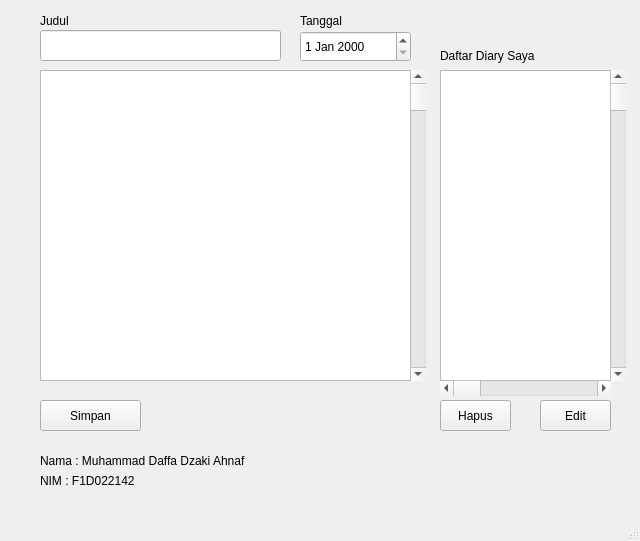
<?xml version="1.0" encoding="UTF-8"?>
<ui version="4.0">
 <class>MainWindow</class>
 <widget class="QMainWindow" name="MainWindow">
  <property name="geometry">
   <rect>
    <x>0</x>
    <y>0</y>
    <width>640</width>
    <height>541</height>
   </rect>
  </property>
  <property name="windowTitle">
   <string>MainWindow</string>
  </property>
  <widget class="QWidget" name="centralwidget">
   <widget class="QTextEdit" name="Diary">
    <property name="geometry">
     <rect>
      <x>40</x>
      <y>70</y>
      <width>371</width>
      <height>311</height>
     </rect>
    </property>
   </widget>
   <widget class="QLineEdit" name="judul">
    <property name="geometry">
     <rect>
      <x>40</x>
      <y>30</y>
      <width>241</width>
      <height>31</height>
     </rect>
    </property>
   </widget>
   <widget class="QDateEdit" name="tanggalCatatan">
    <property name="geometry">
     <rect>
      <x>300</x>
      <y>31</y>
      <width>111</width>
      <height>31</height>
     </rect>
    </property>
   </widget>
   <widget class="QLabel" name="label">
    <property name="geometry">
     <rect>
      <x>40</x>
      <y>10</y>
      <width>111</width>
      <height>21</height>
     </rect>
    </property>
    <property name="text">
     <string>Judul</string>
    </property>
   </widget>
   <widget class="QLabel" name="label_2">
    <property name="geometry">
     <rect>
      <x>300</x>
      <y>10</y>
      <width>111</width>
      <height>21</height>
     </rect>
    </property>
    <property name="text">
     <string>Tanggal</string>
    </property>
   </widget>
   <widget class="QPushButton" name="simpan">
    <property name="geometry">
     <rect>
      <x>40</x>
      <y>400</y>
      <width>101</width>
      <height>31</height>
     </rect>
    </property>
    <property name="text">
     <string>Simpan</string>
    </property>
   </widget>
   <widget class="QPushButton" name="hapus">
    <property name="geometry">
     <rect>
      <x>440</x>
      <y>400</y>
      <width>71</width>
      <height>31</height>
     </rect>
    </property>
    <property name="text">
     <string>Hapus</string>
    </property>
   </widget>
   <widget class="QScrollBar" name="scroll1">
    <property name="geometry">
     <rect>
      <x>410</x>
      <y>70</y>
      <width>16</width>
      <height>311</height>
     </rect>
    </property>
    <property name="orientation">
     <enum>Qt::Vertical</enum>
    </property>
   </widget>
   <widget class="QListWidget" name="daftarDiary">
    <property name="geometry">
     <rect>
      <x>440</x>
      <y>70</y>
      <width>171</width>
      <height>311</height>
     </rect>
    </property>
   </widget>
   <widget class="QScrollBar" name="scroll2">
    <property name="geometry">
     <rect>
      <x>610</x>
      <y>70</y>
      <width>16</width>
      <height>311</height>
     </rect>
    </property>
    <property name="orientation">
     <enum>Qt::Vertical</enum>
    </property>
   </widget>
   <widget class="QLabel" name="label_4">
    <property name="geometry">
     <rect>
      <x>440</x>
      <y>40</y>
      <width>111</width>
      <height>31</height>
     </rect>
    </property>
    <property name="text">
     <string>Daftar Diary Saya</string>
    </property>
   </widget>
   <widget class="QScrollBar" name="scroll3">
    <property name="geometry">
     <rect>
      <x>440</x>
      <y>380</y>
      <width>171</width>
      <height>16</height>
     </rect>
    </property>
    <property name="orientation">
     <enum>Qt::Horizontal</enum>
    </property>
   </widget>
   <widget class="QPushButton" name="edit">
    <property name="geometry">
     <rect>
      <x>540</x>
      <y>400</y>
      <width>71</width>
      <height>31</height>
     </rect>
    </property>
    <property name="text">
     <string>Edit</string>
    </property>
   </widget>
   <widget class="QLabel" name="label_3">
    <property name="geometry">
     <rect>
      <x>40</x>
      <y>450</y>
      <width>371</width>
      <height>21</height>
     </rect>
    </property>
    <property name="text">
     <string>Nama : Muhammad Daffa Dzaki Ahnaf</string>
    </property>
   </widget>
   <widget class="QLabel" name="label_5">
    <property name="geometry">
     <rect>
      <x>40</x>
      <y>470</y>
      <width>371</width>
      <height>21</height>
     </rect>
    </property>
    <property name="text">
     <string>NIM : F1D022142</string>
    </property>
   </widget>
  </widget>
  <widget class="QMenuBar" name="menubar">
   <property name="geometry">
    <rect>
     <x>0</x>
     <y>0</y>
     <width>640</width>
     <height>18</height>
    </rect>
   </property>
  </widget>
  <widget class="QStatusBar" name="statusbar"/>
 </widget>
 <resources/>
 <connections/>
</ui>
